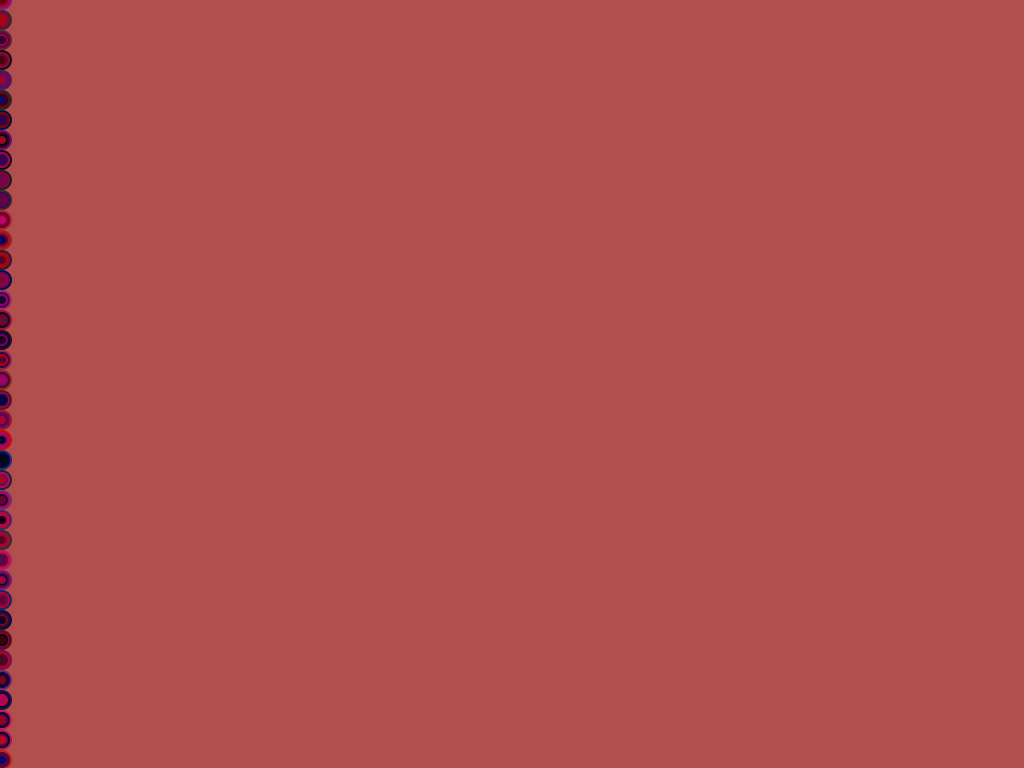
Frame 1 (no input)
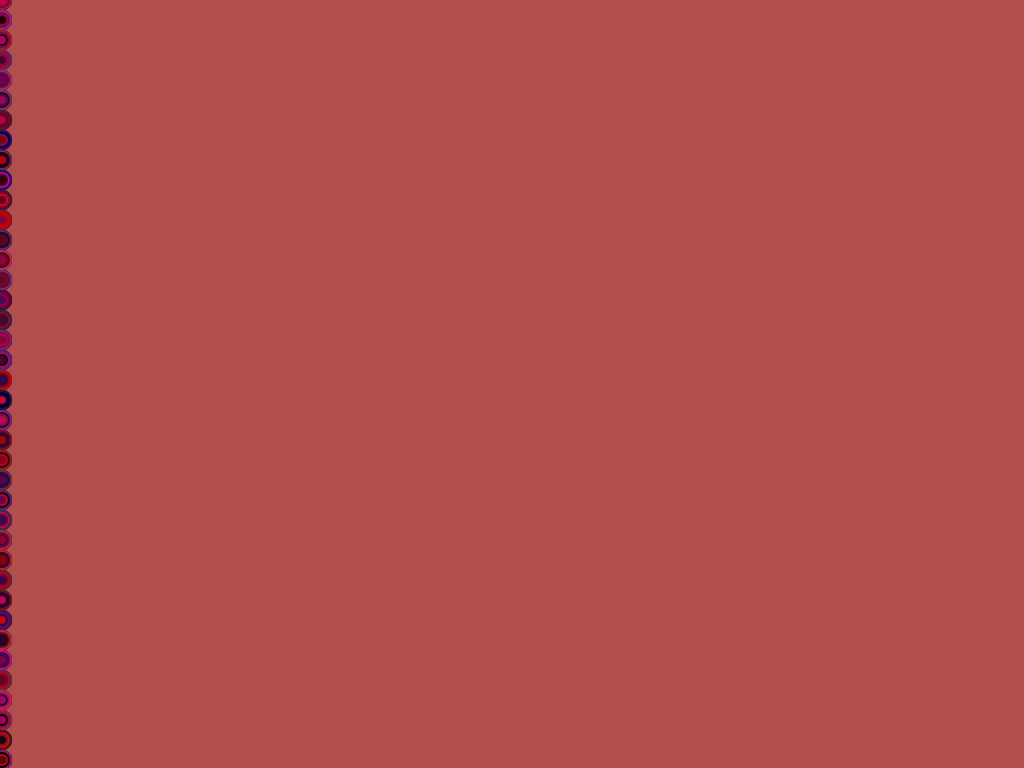
Frame 60 (the mouse pressed at the canvas centre just before this capture)
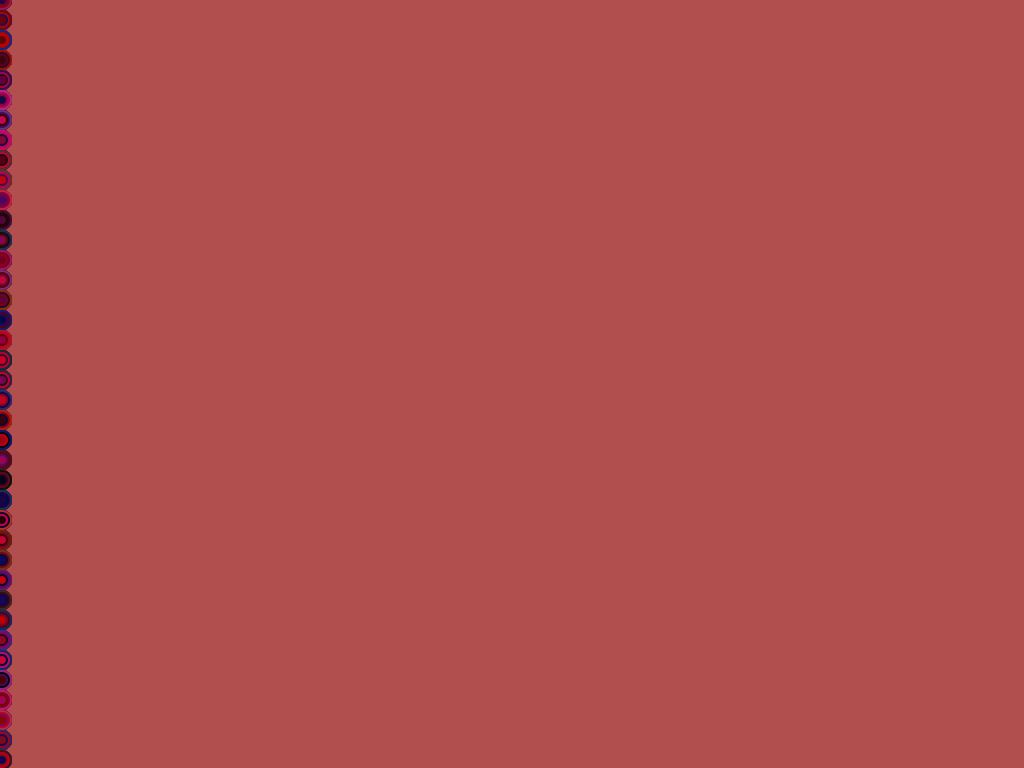
Frame 120 (the mouse held since frame 60 and released just before this capture)

The Processing sketch that drew these frames (run headless with seeded random() and noise(); from frame 60 on, the mouse is pressed at the canvas centre):

// Processing sketch: s02t01cringelings
// ── s02t01cringelings.pde
// Expresión Digital - Diseño Digital - UDD - 2016
// Catalina Ringeling Selman
// s02t01cringelings

//Crear patrón dentro de un for que contiene un void draw ()
//En su interior está compuesto de ellipses con colores y tamaños diferentes definidos previamente

//Indicar Variables x e y.
int x = 2;
int y = 4;


void setup() {
  size(1024, 768); //tamaño de la "mesa" de trabajo
  background(177, 78, 78); //Color del fondo en RGB.
}

void draw(){
      
  for (int x = 0; x <= width; x += 20); {    // Se está definiendo el valor para x.
   for (int y = 0; y <= height; y += 20) {   // Se está definiendo el valor para y.
      float r = random(210);                  // Random de colores en R (escala de rojo)
      float g = random(10, 50);               // Random de colores en G (escala de verdes) entre el 10 y el 50
      float b = random(140);                  // Random de colores en B (escala de azules)
      fill(r, g, b);                          // Define el color del relleno en escala rgb
      noStroke();                             // No hay línea
      ellipse(x, y, 20, 20);
    }
  }

    for (int x = 0; x <= width; x += 10); {    // Se está definiendo el valor para x.
     for (int y = 0; y <= height; y += 20) {   // Se está definiendo el valor para y.
      float r = random(200);                   // Random de colores en R (escala de rojo)
      float g = random(10);                    // Random de colores en g (escala de verde)
      float b = random(100);                   // Random de colores en b (escala de azul)
      fill(r, g, b);
      noStroke();
      ellipse(x, y, 16, 16);
    }
   }
    
    for (int x = 0; x <= width; x += 20); {    // Se está definiendo el valor para x.
     for (int y = 0; y <= height; y += 20) {   // Se está definiendo el valor para y
      float r = random(200);
      float g = random(10);
      float b = random(100);
      fill(r, g, b);
      noStroke();
      ellipse(x, y, 12, 12);
    }
      }
    
    for (int x = 0; x <= width; x += 20); {    // Se está definiendo el valor para x.
     for (int y = 0; y <= height; y += 20) {   // Se está definiendo el valor para y.
      float r = random(200);
      float g = random(10);
      float b = random(100);
      fill(r, g, b);
      noStroke();
      ellipse(x, y, 8, 8);
    }
  }
}
  
